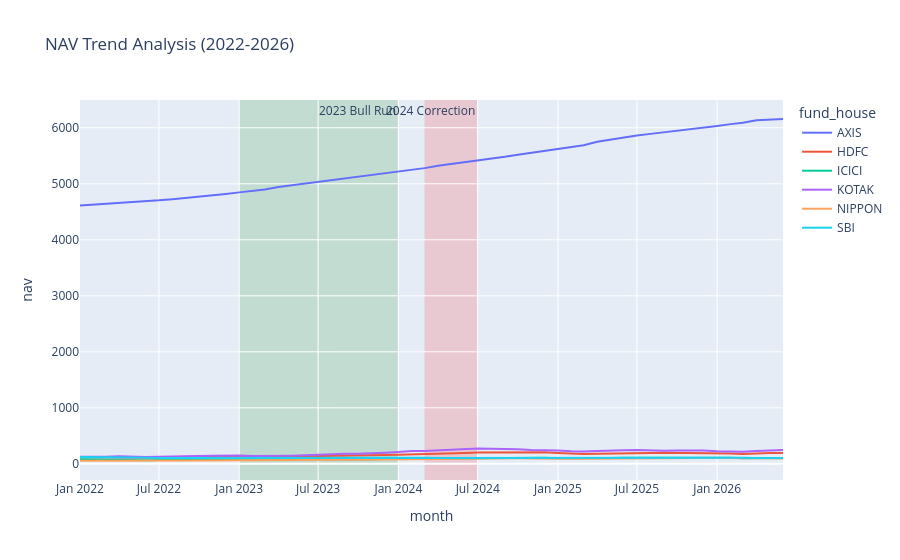

The code cell stored with this chart in its notebook:
### Code cell
import plotly.express as px

fig = px.line(
    monthly_nav,
    x="month",
    y="nav",
    color="fund_house",
    title="NAV Trend Analysis (2022-2026)"
)

# 2023 Bull Run
fig.add_vrect(
    x0="2023-01-01",
    x1="2023-12-31",
    fillcolor="green",
    opacity=0.15,
    layer="below",
    line_width=0,
    annotation_text="2023 Bull Run"
)

# 2024 Correction
fig.add_vrect(
    x0="2024-03-01",
    x1="2024-06-30",
    fillcolor="red",
    opacity=0.15,
    layer="below",
    line_width=0,
    annotation_text="2024 Correction"
)

fig.show()
